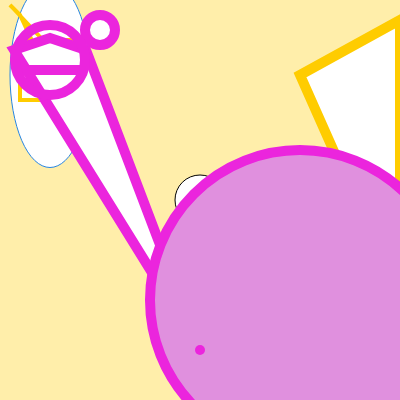
Frame 1 (no input)
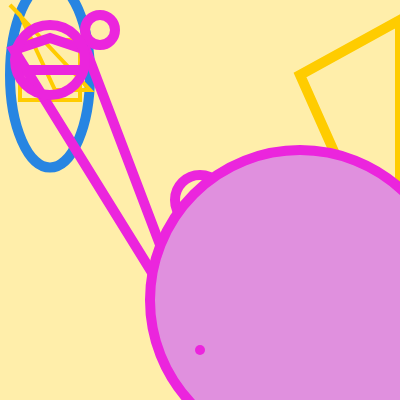
Frame 60 (no input)
Frame 120 (the mouse pressed at the canvas centre since frame 60): identical to frame 60, image omitted

The p5.js sketch that drew these frames (run headless with seeded random() and noise() and a simulated clock; from frame 60 on, the mouse is pressed at the canvas centre):

// p5.js sketch
// ── sketch.js
function setup() {
  createCanvas(400, 400);
  
}

function draw() {
  background('#fea');
  circle(200,200,50);
  stroke('#2785E2')
  ellipse(50,75,80,185);
  stroke(255, 204, 0);
strokeWeight(4);
rect(20, 40, 60, 60);
  quad(90, 90, 55, 90, 20, 15, 10, 5);
  strokeWeight(10);
line(20, 70, 80, 70);
  triangle(400, 300, 400, 20, 300, 75);
  rectMode(3)
  line(200,200,50);
  stroke('#EB25DD')
  ellipse(100,30,30,30);
  quad(200, 350, 86, 50, 50, 38, 14, 50);
  fill('#E090DE')
  strokeWeight(10);
line(20, 70, 80, 70);
  circle(300,300,300)
    noFill()
 circle(50,60,70)
  triangle(200,350,300)
  
}
